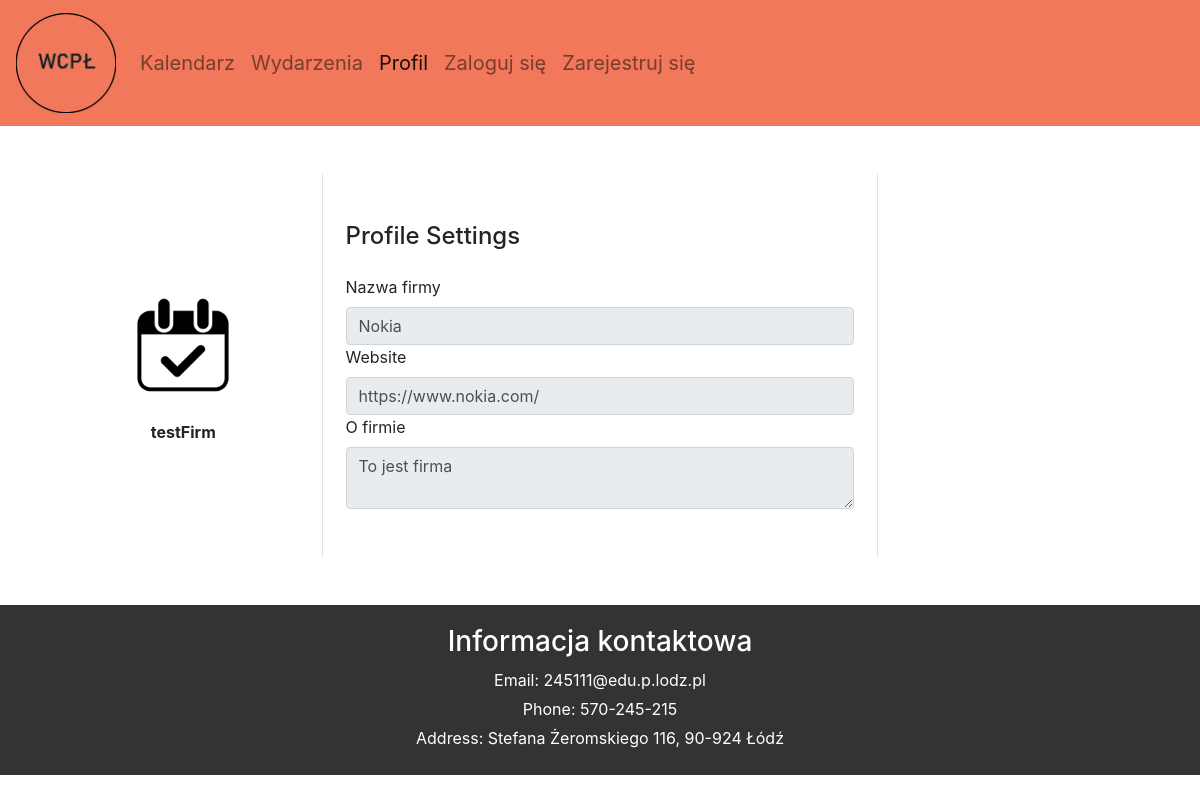
/profile/testFirm (signed in), run on an earlier commit of the app's database.
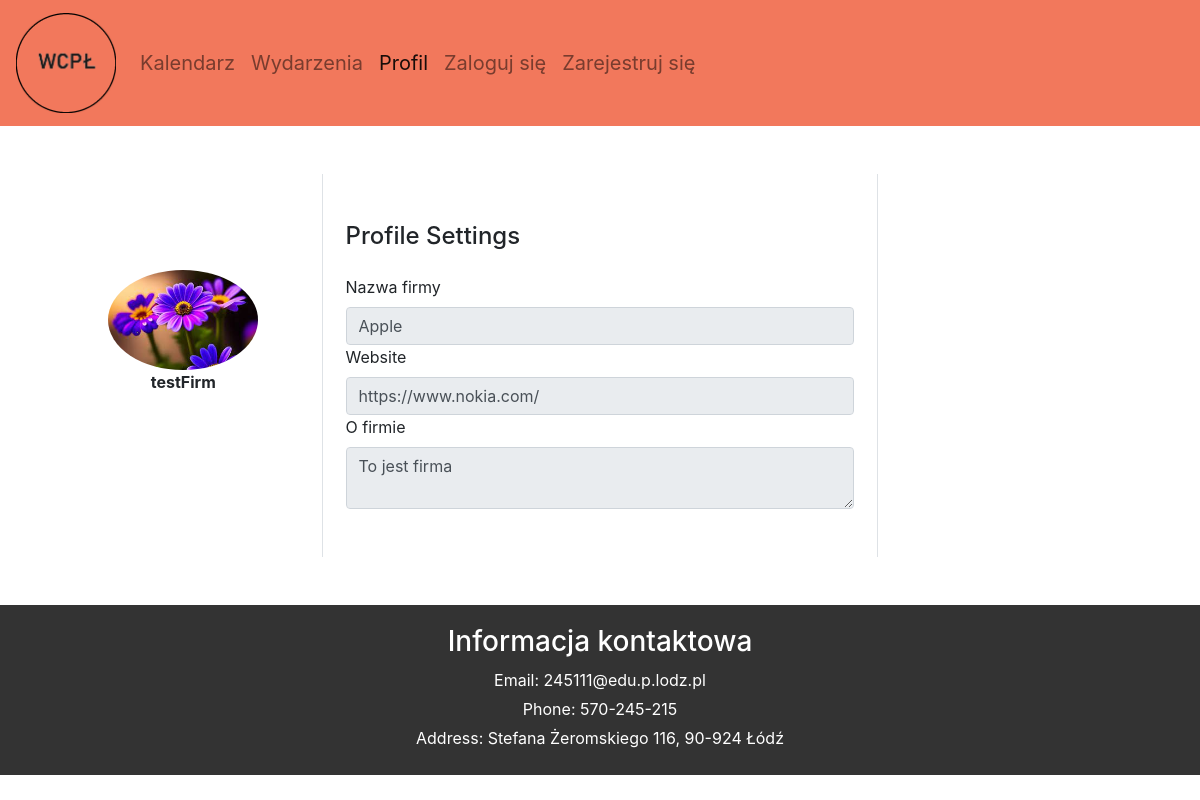
And on a later commit of the database.
### main/models.py (models this page shows, shortened)
class Profile(models.Model):
    USER_TYPE_CHOICES = (
        ('student', 'Student'),
        ('firm', 'Firm'),
    )
    user = models.OneToOneField(User, on_delete=models.CASCADE)
    user_type = models.CharField(max_length=10, choices=USER_TYPE_CHOICES, default='student')
    picture = models.ImageField(default='user_icon.png', upload_to='profile_pictures')
    phone_number = models.CharField(max_length=20, null=True, blank=True)
    faculty = models.CharField(max_length=40, null=True, blank=True)
    course = models.CharField(max_length=50, null=True, blank=True)
    semester = models.IntegerField(null=True, validators=[MinValueValidator(1), MaxValueValidator(7)], blank=True)
    nameFirm = models.CharField(max_length=50, default='Nokia', null=True, blank=True)
    website = models.CharField(max_length=100, default='https://www.nokia.com/', null=True, blank=True)
    bio = models.TextField(blank=True)

### main/views.py (the view, shortened to what this page needs)
# urls.py: path('profile/<str:username>', views.profileHome, name='profile-home'),
@login_required
def profileHome(request, username):
    userInfo = get_object_or_404(User, username=username)
    profile = get_object_or_404(Profile, user=userInfo)
    userCurrent = request.user
    context = {
        'userInfo' : userInfo,
        'profile' : profile,
        'userCurrent' : userCurrent
    }
    if profile.user_type == 'student':
        return render(request, 'main/profile_home.html', context)
    else:
        return render(request, 'main/profile_firm.html', context)

### main/templates/main/profile_firm.html (shortened to what this page needs)
{% extends "main/base.html" %}
{% block profile_activate %}
active
{% endblock profile_activate %}
{% block content %}
<div class="container">
    <div class="main">
        <form method="POST" enctype="multipart/form-data">
            <div class="container rounded bg-white mt-5 mb-5">
                <div class="row">
                    <div class="col-md-3 border-right">
                        <div class="d-flex flex-column align-items-center text-center p-3 py-5">
                                {% if userCurrent.username != userInfo.username %}
                                    <img class="rounded-circle mt-5" width="150px" src="{{ profile.picture.url }}">
                                {% endif %}
                                <span class="font-weight-bold">{{ userInfo.username }}</span>
                            </div>
                        </div>
                        <div class="col-md-6 border-right">
                            <div class="p-2 py-5">
                                <div class="d-flex justify-content-between align-items-center mb-3">
                                    <h4 class="text-right">Profile Settings</h4>
                                </div>
                                <div class="row mt-3">
                                    <div class="col-md-12"><label class="labels">Nazwa firmy</label><input type="text" class="form-control" name="name" placeholder="Firma" value="{{ profile.nameFirm }}"  {% if userCurrent.username != userInfo.username %} disabled {% endif %}></div>
                                    <div class="col-md-12"><label class="labels">Website</label><input type="text" class="form-control" name="website" placeholder="Nie ma strony" value="{{ profile.website }}"  {% if userCurrent.username != userInfo.username %} disabled {% endif %}></div>
                                    <div class="col-md-12"><label class="labels">O firmie</label><textarea type="text" class="form-control" name="bio" placeholder="bio"  {% if userCurrent.username != userInfo.username %} disabled {% endif %}>{{ profile.bio }}</textarea></div>
                                </div>
                            </div>
                        </div>
                    </div>
                </div>
            </div>
    </div>
{% endblock content %}

What changed in the data, as far as the page shows it:
changed Profile "https://www.nokia.com/": picture: picture added in place of a placeholder; name "Nokia" → "Apple"
